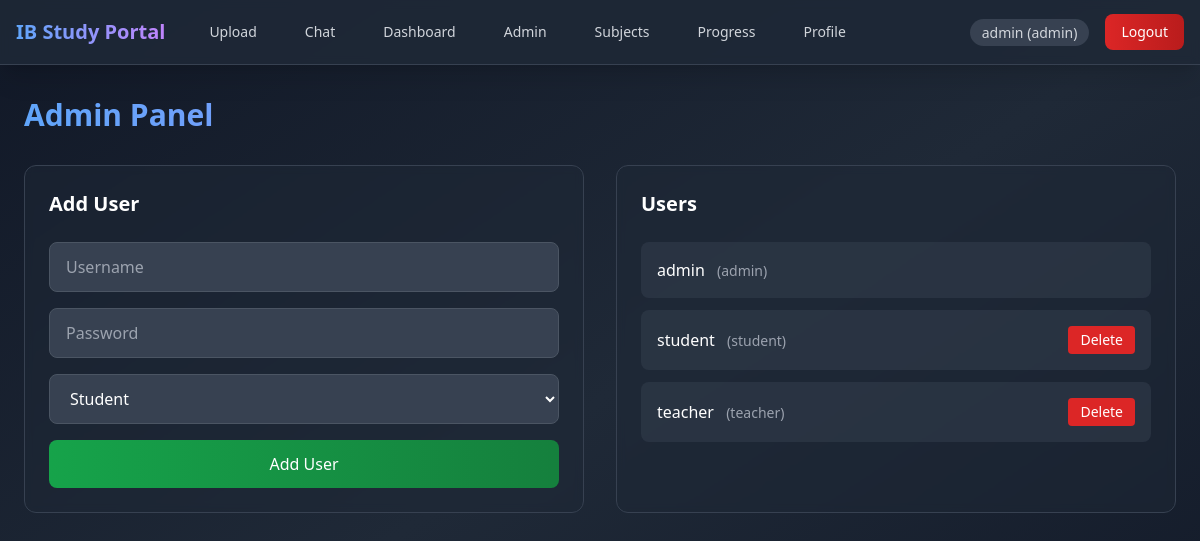
The page /admin (signed in) on the database its author committed.
### tables this page shows
CREATE TABLE users (id INTEGER PRIMARY KEY AUTOINCREMENT,username TEXT UNIQUE NOT NULL,password_hash TEXT NOT NULL,role TEXT NOT NULL DEFAULT 'student');

### auth.py (the view)
	def wrapper(*args,**kwargs):
		if 'user_id' not in session:
			flash('Login required','error')
			return redirect(url_for('login'))
		if session.get('role')!='admin':
			flash('Only admin can access this','error')
			return redirect(url_for('login'))
		return f(*args,**kwargs)

### app.py (called while the page is built, shortened)
@app.route('/admin',methods=['GET','POST'])
@admin_required
def admin():
	users,subjects=get_all_users(),get_subjects()
	return render_template('admin.html',users=users,all_subjects=subjects)

### auth.py (called while the page is built)
def admin_required(f):
	def wrapper(*args,**kwargs):
		if 'user_id' not in session:
			flash('Login required','error')
			return redirect(url_for('login'))
		if session.get('role')!='admin':
			flash('Only admin can access this','error')
			return redirect(url_for('login'))
		return f(*args,**kwargs)
	wrapper.__name__=f.__name__
	return wrapper

### db.py (called while the page is built)
def get_db_connection():return sqlite3.connect(DATABASE)

def get_all_users():
	conn=get_db_connection()
	cursor=conn.cursor()
	cursor.execute('SELECT id, username, role FROM users ORDER BY username')
	users=[{'id':row[0],'username':row[1],'role':row[2]} for row in cursor.fetchall()]
	conn.close()
	return users

def get_subjects():
	conn=get_db_connection()
	cursor=conn.cursor()
	cursor.execute('SELECT * FROM subjects ORDER BY name')
	subjects=[{'id':row[0],'name':row[1]} for row in cursor.fetchall()]
	conn.close()
	return subjects

### templates/admin.html (shortened to what this page needs)
{% extends "base.html" %}
{% block content %}
<div class="max-w-6xl mx-auto">
    <h1 class="text-3xl font-bold mb-8 bg-gradient-to-r from-blue-400 to-purple-400 bg-clip-text text-transparent">Admin Panel</h1>
    <div class="grid grid-cols-1 lg:grid-cols-2 gap-8">
        <div class="bg-gray-800/50 backdrop-blur-sm rounded-xl p-6 border border-gray-700">
            <h2 class="text-xl font-semibold mb-6 text-white">Add User</h2>
            <form method="POST" action="{{ url_for('admin') }}" class="space-y-4">
                <div>
                    <input type="text" name="username" required placeholder="Username"
                           class="w-full px-4 py-3 bg-gray-700 border border-gray-600 rounded-lg text-white placeholder-gray-400 focus:outline-none focus:ring-2 focus:ring-blue-500">
                </div>
                <div>
                    <input type="password" name="password" required placeholder="Password"
                           class="w-full px-4 py-3 bg-gray-700 border border-gray-600 rounded-lg text-white placeholder-gray-400 focus:outline-none focus:ring-2 focus:ring-blue-500">
                </div>
                <div>
                    <select name="role" id="roleSelect" class="w-full px-4 py-3 bg-gray-700 border border-gray-600 rounded-lg text-white focus:outline-none focus:ring-2 focus:ring-blue-500">
                        <option value="student">Student</option>
                    </select>
                </div>
                <button type="submit" class="w-full bg-gradient-to-r from-green-600 to-green-700 hover:from-green-700 hover:to-green-800 text-white py-3 px-4 rounded-lg font-medium transition-all transform hover:scale-105">
                    Add User
                </button>
            </form>
        </div>
        <div class="bg-gray-800/50 backdrop-blur-sm rounded-xl p-6 border border-gray-700">
            <h2 class="text-xl font-semibold mb-6 text-white">Users</h2>
            <div class="space-y-3 max-h-96 overflow-y-auto">
                {% for user in users %}
                    <div class="bg-gray-700/50 rounded-lg p-4 flex justify-between items-center">
                        <div>
                            <span class="text-white font-medium">{{ user.username }}</span>
                            <span class="text-gray-400 text-sm ml-2">({{ user.role }})</span>
                        </div>
                        {% if user.id != session.user_id %}
                            <a href="{{ url_for('delete_user_route', user_id=user.id) }}"
                               class="bg-red-600 hover:bg-red-700 text-white px-3 py-1 rounded text-sm transition-colors"
                               onclick="return confirm('Delete user {{ user.username }}?')">
                                Delete
                            </a>
                        {% endif %}
                    </div>
                {% endfor %}
            </div>
        </div>
    </div>
</div>
{% endblock %}

### rows shown on the page
users: username "admin", role "admin"
users: username "student", role "student"
users: username "teacher", role "teacher"

### other values the page prints
{{ session.username }} "admin"
{{ session.role }} "admin"
